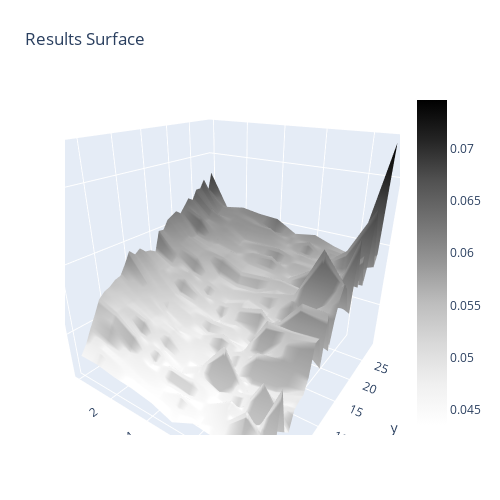

Source (notebook cell):
### Code cell
fig = go.Figure(data=[go.Surface(z=z, colorscale='Greys')])

fig.update_layout(title='Results Surface', autosize=False,
                  width=500, height=500,
                  margin=dict(l=65, r=50, b=65, t=90))

fig.show()

### Figure 1 — Plotly figure (JSON) as saved in the notebook; plotly's stock layout.template omitted (floating-point values rounded to 4 significant figures; data arrays with more than 128 entries replaced by an {"elided": "..."} marker saying what was removed)
{"data": [{"colorscale": [[0, "rgb(255,255,255)"], [0.125, "rgb(240,240,240)"], [0.25, "rgb(217,217,217)"], [0.375, "rgb(189,189,189)"], [0.5, "rgb(150,150,150)"], [0.625, "rgb(115,115,115)"], [0.75, "rgb(82,82,82)"], [0.875, "rgb(37,37,37)"], [1, "rgb(0, 0, 0)"]], "type": "surface", "z": {"elided": "30x10 float values"}}], "layout": {"autosize": false, "height": 500, "margin": {"b": 65, "l": 65, "r": 50, "t": 90}, "scene": {"aspectmode": "auto", "aspectratio": {"x": 1, "y": 1, "z": 1}, "camera": {"center": {"x": 0, "y": 0, "z": 0}, "eye": {"x": 0.9121, "y": -1.299, "z": 0.7303}, "projection": {"type": "perspective"}, "up": {"x": 0, "y": 0, "z": 1}}}, "title": {"text": "Results Surface"}, "width": 500}}
